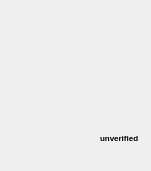
  <widget class="QWidget" name="widget_16" native="true">
   <property name="geometry">
    <rect>
     <x>240</x>
     <y>410</y>
     <width>151</width>
     <height>171</height>
    </rect>
   </property>
   <widget class="QLabel" name="label_13">
    <property name="geometry">
     <rect>
      <x>0</x>
      <y>150</y>
      <width>147</width>
      <height>19</height>
     </rect>
    </property>
    <property name="text">
     <string/>
    </property>
    <property name="pixmap">
     <pixmap>1starts.png</pixmap>
    </property>
    <property name="alignment">
     <set>Qt::AlignCenter</set>
    </property>
   </widget>
   <widget class="QLabel" name="label_14">
    <property name="geometry">
     <rect>
      <x>40</x>
      <y>10</y>
      <width>80</width>
      <height>89</height>
     </rect>
    </property>
    <property name="minimumSize">
     <size>
      <width>80</width>
      <height>80</height>
     </size>
    </property>
    <property name="text">
     <string/>
    </property>
    <property name="pixmap">
     <pixmap>DDM4000_P0167_TopPers_XL.png</pixmap>
    </property>
   </widget>
   <widget class="QLabel" name="label_66">
    <property name="geometry">
     <rect>
      <x>20</x>
      <y>130</y>
      <width>51</width>
      <height>17</height>
     </rect>
    </property>
    <property name="text">
     <string/>
    </property>
    <property name="pixmap">
     <pixmap>forum.png</pixmap>
    </property>
    <property name="scaledContents">
     <bool>true</bool>
    </property>
   </widget>
   <widget class="QLabel" name="label_67">
    <property name="geometry">
     <rect>
      <x>80</x>
      <y>130</y>
      <width>16</width>
      <height>17</height>
     </rect>
    </property>
    <property name="text">
     <string/>
    </property>
    <property name="pixmap">
     <pixmap>alert.png</pixmap>
    </property>
   </widget>
   <widget class="QLabel" name="label_68">
    <property name="geometry">
     <rect>
      <x>100</x>
      <y>130</y>
      <width>41</width>
      <height>17</height>
     </rect>
    </property>
    <property name="text">
     <string>&lt;html&gt;&lt;head/&gt;&lt;body&gt;&lt;p&gt;&lt;span style=&quot; font-size:6pt; font-weight:600;&quot;&gt;unverified&lt;/span&gt;&lt;/p&gt;&lt;/body&gt;&lt;/html&gt;</string>
    </property>
   </widget>
  </widget>
